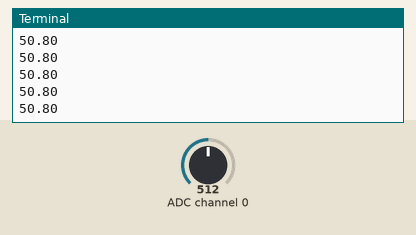
Simulated run of this program. Board: Raspberry Pi (BCM pin numbers). On the bench: the last lines printed to the terminal. The inputs (shaded band) are chosen by the test bench; at power-on: ADC channel 0 = 512 (analog values on the 0–1023 scale).

Above: at 1.2 s.
1.3 s: ADC channel 0 set to 716
At 1.41 s:
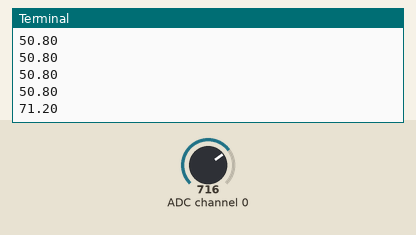
2.8 s: ADC channel 0 set to 900
At 2.82 s:
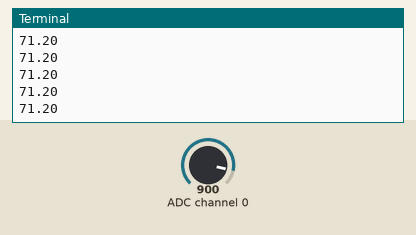
Timing chart, 0 to 5.8 s (numbered marks = the images above; inputs shaded):
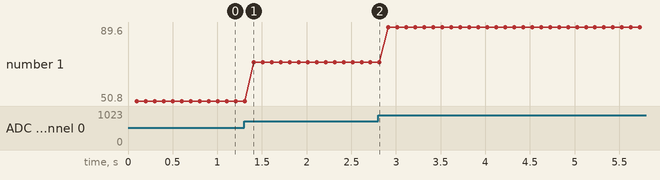

Measured:
- after the input at 1.3 s, the terminal: prints a new line after 0.11 s (image 1)
- plotted number 1: 50.8 → 71.2 after the input at 1.3 s, 71.2 → 89.6 after the input at 2.8 s

The program:

prob2.py
```python
import smbus
from time import sleep

#object for the ADC
mybus = smbus.SMBus(1)

while True:
    #writes to the ADC the I2C address and the value calculated in lab
    mybus.write_byte(0x4b, 0x84)
    sleep(0.1)
    #reads from the ADC
    to_print = mybus.read_byte(0x4b)
    #the following calculates and prints the percentage value of the rotation of the potentiometer
    percent = 100*(to_print/250)
    print("%.2f " %percent)
```
